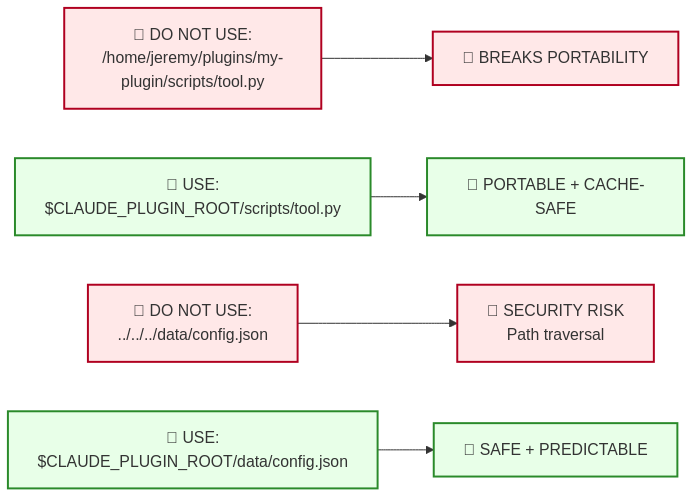
#> input picture 000-docs/6767-f-AT-DIAG-path-resolution-3.png, 700 x 502 px
$ python data_preprocessing_example.py ../../../../../../000-docs
#> lines starting #> are read from the running program, lines starting #| are printed output that depends on the picture
#!/usr/bin/env python3

"""
This script demonstrates how to preprocess a new dataset for transfer learning.
It focuses on ensuring compatibility with a pre-trained model, including
handling image resizing, normalization, and label encoding.
"""

import os
import sys
from PIL import Image
import numpy as np
import pandas as pd
from sklearn.preprocessing import LabelEncoder
from sklearn.model_selection import train_test_split


def load_and_preprocess_images(image_dir, target_size=(224, 224), grayscale=False):
    """
    Loads images from a directory, resizes them, and optionally converts them to grayscale.

    Args:
        image_dir (str): Path to the directory containing the images.
        target_size (tuple): The desired size (width, height) of the images.
        grayscale (bool): Whether to convert images to grayscale.

    Returns:
        tuple: A tuple containing a list of preprocessed image arrays and a list of corresponding filenames.
               Returns None, None if an error occurs.
    """
#> called with image_dir = '../../../../../../000-docs', target_size = (224, 224), grayscale = False

    images = []
    filenames = []
    try:
        for filename in os.listdir(image_dir):
            if filename.endswith((".jpg", ".jpeg", ".png")):
                image_path = os.path.join(image_dir, filename)
                try:
                    img = Image.open(image_path)
#> img is the input picture: PIL image 700x502 RGBA; mean R, G, B, A 105.9, 106, 99.2, 119.8
                    if grayscale:
                        img = img.convert("L")  # Convert to grayscale
                    img = img.resize(target_size)
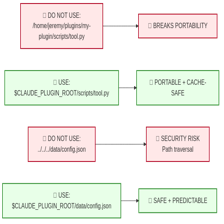
#> img: PIL image 224x224 RGBA; mean R, G, B, A 107.7, 107.5, 99.6, 119.8; transparent parts drawn white
                    img_array = np.array(img)

                    # Ensure images are 3-channel even if grayscale
                    if grayscale and len(img_array.shape) == 2:
                        img_array = np.stack([img_array] * 3, axis=-1)
                    elif len(img_array.shape) == 2:
                        img_array = np.stack([img_array] * 3, axis=-1)

                    images.append(img_array)
                    filenames.append(filename)
                except (IOError, OSError) as e:
                    print(f"Error processing image {filename}: {e}")
#> pass 2 of the loop in load_and_preprocess_images, `for filename in os.listdir(image_dir):`:
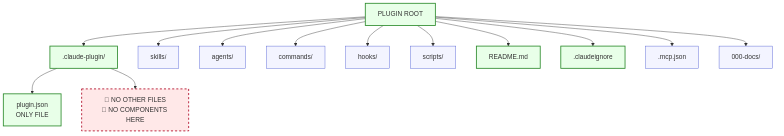
#> input picture 000-docs/6767-f-AT-DIAG-plugin-anatomy-1.png, 784 x 136 px
#> in load_and_preprocess_images, img is the input picture: PIL image 784x136 RGBA; mean R, G, B, A 45.2, 46.7, 45.9, 50.7
#> in load_and_preprocess_images, `img = img.resize(target_size)`:
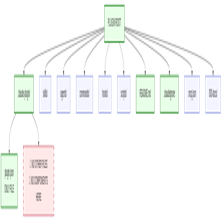
#> img: PIL image 224x224 RGBA; mean R, G, B, A 47.8, 49.5, 49, 50.7; transparent parts drawn white
        return images, filenames
    except OSError as e:
        print(f"Error accessing image directory {image_dir}: {e}")
        return None, None


def normalize_images(images):
    """
    Normalizes pixel values of images to the range [0, 1].

    Args:
        images (list): A list of image arrays.

    Returns:
        list: A list of normalized image arrays.
    """
    normalized_images = [img / 255.0 for img in images]
    return normalized_images


def encode_labels(labels):
    """
    Encodes categorical labels into numerical values using LabelEncoder.

    Args:
        labels (list): A list of categorical labels.

    Returns:
        numpy.ndarray: An array of encoded labels.
    """
    label_encoder = LabelEncoder()
    encoded_labels = label_encoder.fit_transform(labels)
    return encoded_labels


def create_dataframe(images, labels, filenames):
    """
    Creates a pandas DataFrame from the preprocessed images, labels, and filenames.

    Args:
        images (list): A list of preprocessed image arrays.
        labels (numpy.ndarray): An array of encoded labels.
        filenames (list): A list of filenames.

    Returns:
        pandas.DataFrame: A DataFrame containing the image data, labels, and filenames.
    """
    df = pd.DataFrame({"image": images, "label": labels, "filename": filenames})
    return df


def split_data(df, test_size=0.2, random_state=42):
    """
    Splits the data into training and testing sets.

    Args:
        df (pandas.DataFrame): The DataFrame containing the data.
        test_size (float): The proportion of the data to use for testing.
        random_state (int): The random state for reproducibility.

    Returns:
        tuple: A tuple containing the training and testing DataFrames.
    """
    train_df, test_df = train_test_split(df, test_size=test_size, random_state=random_state)
    return train_df, test_df


def main(image_dir):
    """
    Main function to demonstrate the data preprocessing steps.

    Args:
        image_dir (str): Path to the directory containing the images.
    """
    images, filenames = load_and_preprocess_images(image_dir)
#> images = 2 items; filenames = ['6767-f-AT-DIAG-path-resolution-3.png', '6767-f-AT-DIAG-plugin-anatomy-1.png']

    if images is None or filenames is None:
        print("Error loading images.  Exiting.")
        return

    # Example labels (replace with your actual labels)
    labels = [filename.split("_")[0] for filename in filenames]  # Assuming filename format: label_image_id.jpg
#> labels has the same summary as filenames
    encoded_labels = encode_labels(labels)
#> in encode_labels, `encoded_labels = label_encoder.fit_transform(labels)`: encoded_labels = [0, 1]
#> encoded_labels = [0, 1]

    normalized_images = normalize_images(images)
#> in normalize_images, `normalized_images = [img / 255.0 for img in images]`: normalized_images = 2 items
#> normalized_images = 2 items

    df = create_dataframe(normalized_images, encoded_labels, filenames)
#> in create_dataframe, `df = pd.DataFrame({"image": images, "label": labels, "filename": filen..`: df = table of 2 rows and 3 columns
#> df = table of 2 rows and 3 columns

    train_df, test_df = split_data(df)
#> train_df = table of 1 rows and 3 columns; test_df = table of 1 rows and 3 columns

    print("Training DataFrame shape:", train_df.shape)
#| Training DataFrame shape: (1, 3)
    print("Testing DataFrame shape:", test_df.shape)
#| Testing DataFrame shape: (1, 3)
    print("First 5 rows of training DataFrame:")
    print(train_df.head())
#> (printed output is left out)


if __name__ == "__main__":
    if len(sys.argv) > 1:
        image_directory = sys.argv[1]
        main(image_directory)
    else:
        print("Please provide the image directory as a command-line argument.")
        print("Example: python data_preprocessing_example.py path/to/images")
